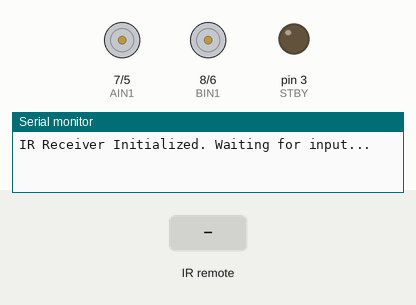
The sketch below on a simulated Arduino Uno, built with avr-gcc and run on an emulated ATmega328P. On the bench: direction and speed pins drawn as motors (green arrow = direction pin HIGH = forward, orange = LOW = backward, longer = more drive, stopped while the standby pin is LOW), output pins drawn as LEDs (lit = HIGH), the last lines printed to the serial monitor. The inputs (shaded band) are chosen by the test bench.

Above: at 1.2 s.
1.3 s: infrared code 0xBF40FF00 received
At 2.5 s:
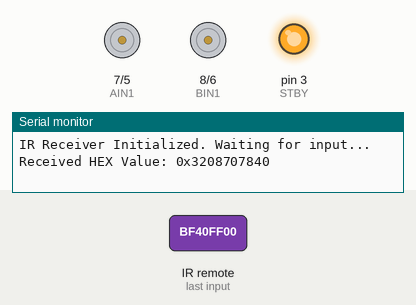
2.8 s: infrared code 0xE619FF00 received
At 3.9 s:
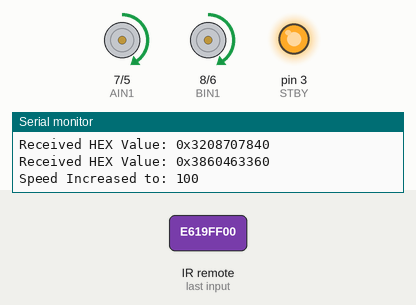
4.3 s: infrared code 0xE718FF00 received
At 5.0 s:
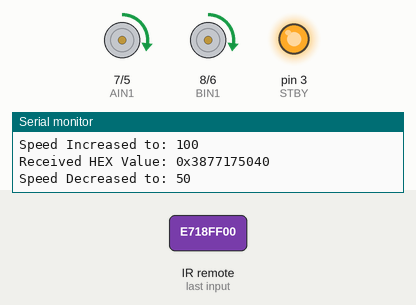
5.8 s: infrared code 0xBB44FF00 received
At 6.1 s:
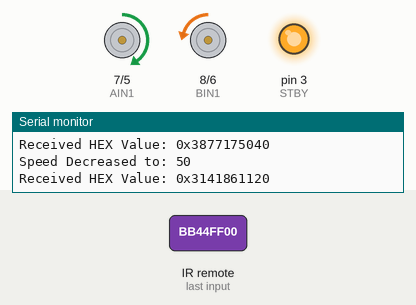
7.3 s: infrared code 0xBC43FF00 received
At 8.5 s:
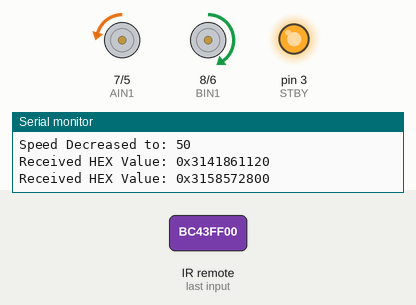
8.8 s: infrared code 0xEA15FF00 received
At 9.6 s:
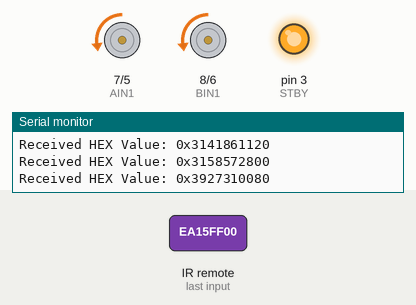
Timing chart, 0 to 11.3 s (numbered marks = the images above; inputs shaded):
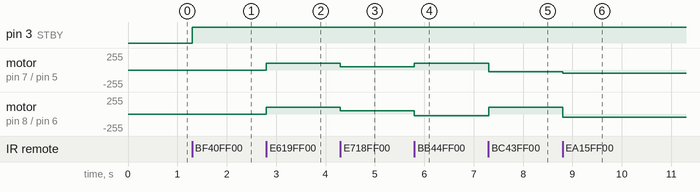

Measured:
- after the input at 1.3 s, pin 3 (STBY): LOW → HIGH at once
- after the input at 2.8 s, motor on pin 7 (AIN1) / pin 5 (PWMA), motor on pin 8 (BIN1) / pin 6 (PWMB): stopped → forward 100/255 at once
- after the input at 4.3 s, motor on pin 7 (AIN1) / pin 5 (PWMA), motor on pin 8 (BIN1) / pin 6 (PWMB): forward 100/255 → forward 50/255 at once
- after the input at 5.8 s, motor on pin 7 (AIN1) / pin 5 (PWMA): forward 50/255 → forward 100/255 at once; motor on pin 8 (BIN1) / pin 6 (PWMB): forward 50/255 → backward 25/255 at once
- after the input at 7.3 s, motor on pin 7 (AIN1) / pin 5 (PWMA): forward 100/255 → backward 25/255 at once; motor on pin 8 (BIN1) / pin 6 (PWMB): backward 25/255 → forward 100/255 at once
- after the input at 8.8 s, motor on pin 7 (AIN1) / pin 5 (PWMA): backward 25/255 → backward 50/255 at once; motor on pin 8 (BIN1) / pin 6 (PWMB): forward 100/255 → backward 50/255 at once

The sketch:

Carfuncfixed.ino
```cpp
#include <IRremote.hpp>

const int IR_RECEIVE_PIN = 9; // Define the pin connected to the IR receiver
int STBY = 3;
int PWMA = 5;
int PWMB = 6;
int AIN1 = 7;
int BIN1 = 8;

int vitesse = 50; // Initial speed

// Define IR codes as constants for readability
#define STOP_CODE 3208707840
#define FORWARD_CODE 3108437760
#define LEFT_CODE 3141861120
#define ACCELERATE_CODE 3860463360
#define RIGHT_CODE 3158572800
#define BACKWARD_CODE 3927310080
#define SLOWDOWN_CODE 3877175040
#define BACKTURNLEFT_CODE 3910598400
#define BACKTURNRIGHT_CODE 4061003520

//declare the functions

void forward(int speed) {
  digitalWrite(STBY, 1);
  digitalWrite(AIN1, 1);
  digitalWrite(BIN1, 1);
  analogWrite(PWMA, speed);
  analogWrite(PWMB, speed);
}

void backwards(int back) {
  digitalWrite(STBY, 1);
  digitalWrite(AIN1, 0);
  digitalWrite(BIN1, 0);
  analogWrite(PWMA, back);
  analogWrite(PWMB, back);
}

void stop(int arrete) {
  digitalWrite(STBY, 1);
  digitalWrite(AIN1, 1);
  analogWrite(PWMA, arrete);
  digitalWrite(BIN1, 1);
  analogWrite(PWMB, arrete);
}

void left() {
  digitalWrite(STBY, 1);
  digitalWrite(AIN1, 1);
  digitalWrite(BIN1, 0);
  analogWrite(PWMA, 100);
  analogWrite(PWMB, 25);
}

void right() {
  digitalWrite(STBY, 1);
  digitalWrite(AIN1, 0);
  digitalWrite(BIN1, 1);
  analogWrite(PWMA, 25);
  analogWrite(PWMB, 100);
}

void backturnright() {
  digitalWrite(STBY, 1);
  digitalWrite(AIN1, 0);
  digitalWrite(BIN1, 0);
  analogWrite(PWMA, 25);
  analogWrite(PWMB, 100);
}

void backturnleft() {
  digitalWrite(STBY, 1);
  digitalWrite(AIN1, 0);
  digitalWrite(BIN1, 0);
  analogWrite(PWMA, 100);
  analogWrite(PWMB, 25);
}

void accelerate() {
  // Increase speed by 50
  vitesse += 50;
  // Ensure that the speed does not exceed 255 (maximum for PWM)
  if (vitesse > 255) {
    vitesse = 255;
  }
  Serial.print("Speed Increased to: ");
  Serial.println(vitesse);
  forward(vitesse); // Apply the new speed for forward motion
}

void slowdown() {
  // Decrease speed by 50, but ensure it doesn't go below 0
  if (vitesse > 50) { // Allow speed to decrease only if it's greater than 50
    vitesse -= 50;
  } else {
    vitesse = 0; // Set to 0 if speed would go below 0
  }

  Serial.print("Speed Decreased to: ");
  Serial.println(vitesse);
  forward(vitesse); // Apply the decreased speed for forward motion
}

void setup() {
  pinMode(STBY, OUTPUT); //Declare as outputs
  pinMode(AIN1, OUTPUT);
  pinMode(BIN1, OUTPUT);

  Serial.begin(9600);  // initialize serial communication

  IrReceiver.begin(IR_RECEIVE_PIN, ENABLE_LED_FEEDBACK); // Initialize the receiver

  Serial.println("IR Receiver Initialized. Waiting for input...");
}

void loop() {
  // Check if a signal is received
  if (IrReceiver.decode()) {
    Serial.print("Received HEX Value: 0x");
    Serial.println(IrReceiver.decodedIRData.decodedRawData); // Print the HEX value of the received signal
    IrReceiver.resume(); // Prepare to receive the next signal

    // Check for specific IR codes and perform corresponding actions
    if (IrReceiver.decodedIRData.decodedRawData == STOP_CODE) {
      stop(0);
    }
    else if (IrReceiver.decodedIRData.decodedRawData == FORWARD_CODE) {
      forward(50);
    }
    else if (IrReceiver.decodedIRData.decodedRawData == LEFT_CODE) {
      left();
    }
    else if (IrReceiver.decodedIRData.decodedRawData == ACCELERATE_CODE) {
      accelerate(); // Increment speed on each button press
    }
    else if (IrReceiver.decodedIRData.decodedRawData == RIGHT_CODE) {
      right();
    }
    else if (IrReceiver.decodedIRData.decodedRawData == BACKWARD_CODE) {
      backwards(50);
    }
    else if (IrReceiver.decodedIRData.decodedRawData == SLOWDOWN_CODE) {
      slowdown(); // Decrease speed on each button press
    }
    else if (IrReceiver.decodedIRData.decodedRawData == BACKTURNLEFT_CODE) {
      backturnleft();
    }
    else if (IrReceiver.decodedIRData.decodedRawData == BACKTURNRIGHT_CODE) {
      backturnright();
    }
  }
}
```
